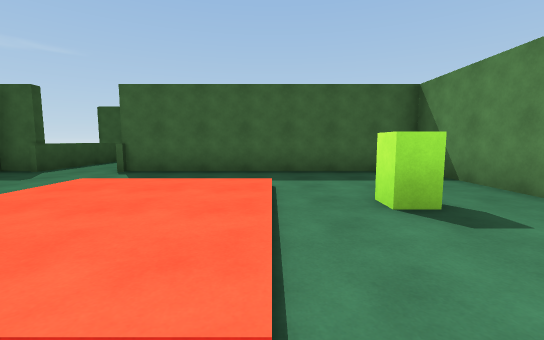
View 1 (above)

19 first-person views from a walk through a 3-D level made in the Unity game engine. The camera is 1.4 m above the floor, tilts 6° down and sees 90° across. The floor is counted in squares, 2 m on a side. Each view is taken from the middle of a square. On the plan, view 1 faces up. The plan holds only what a view shows up to about 9 squares ahead; the rest is blank. The player character is not drawn.

View 2
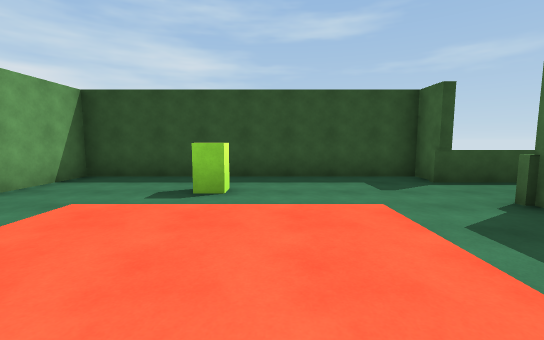

View 3
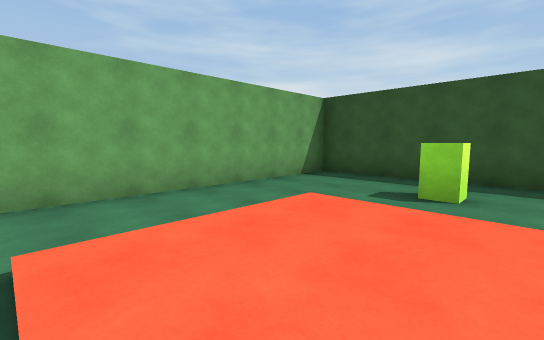

View 4
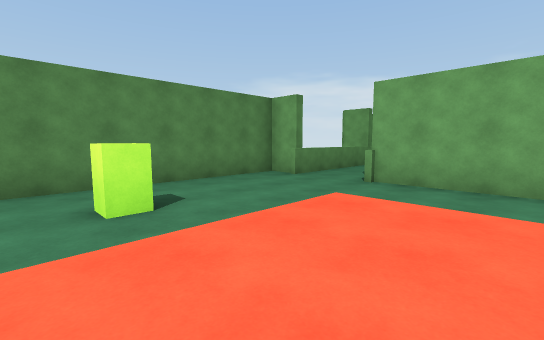

View 5
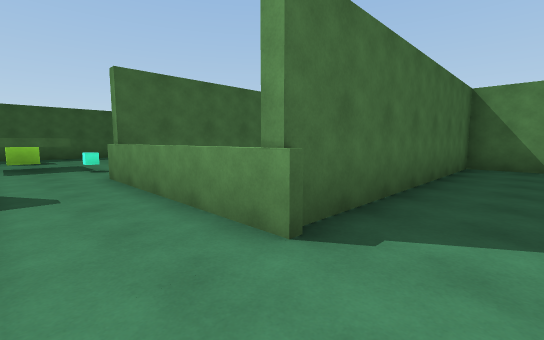

View 6
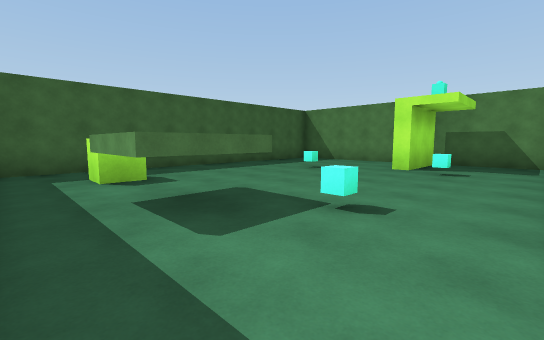

View 7
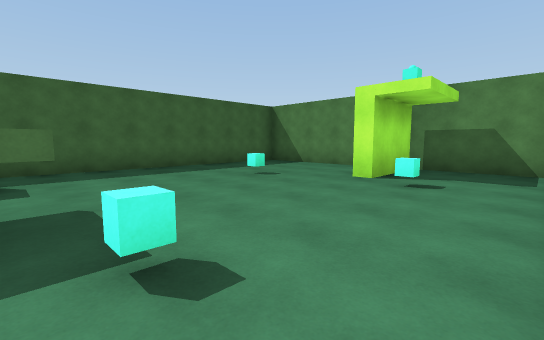

View 8
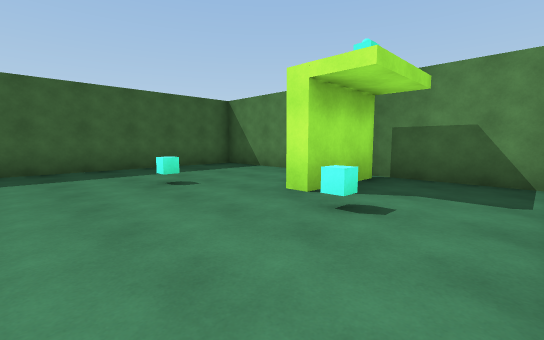

View 9
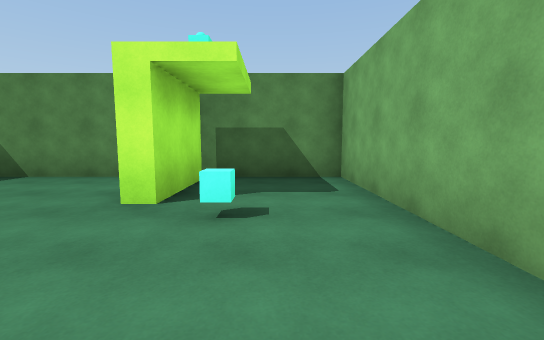

View 10
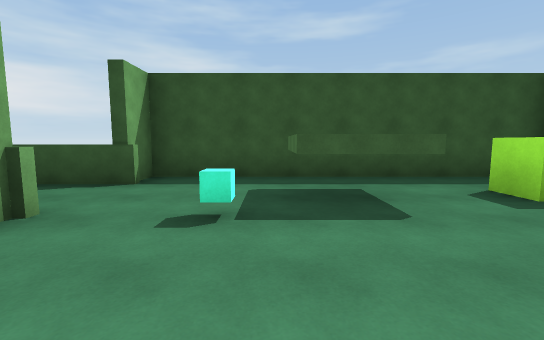

View 11
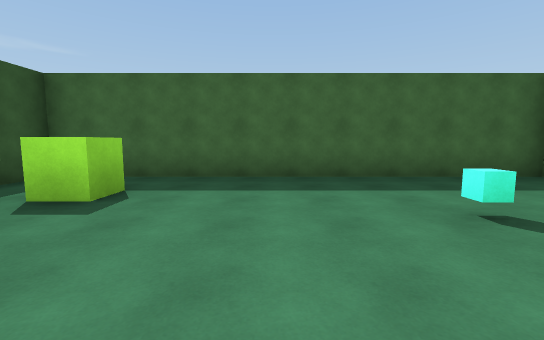

View 12
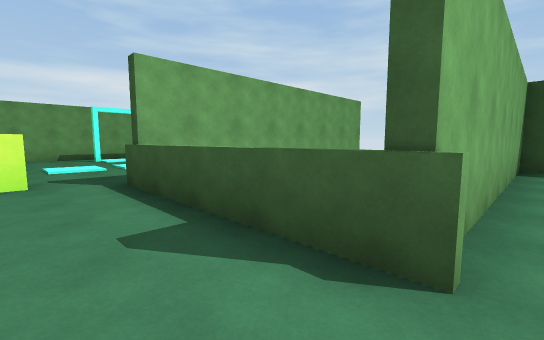

View 13
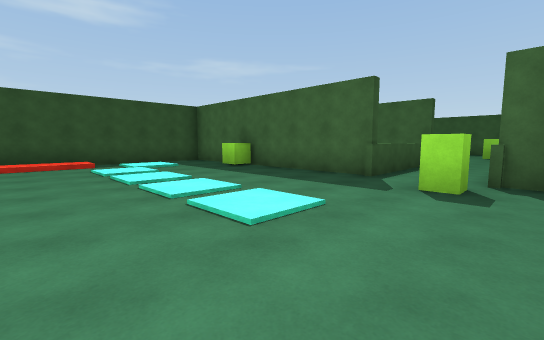

View 14
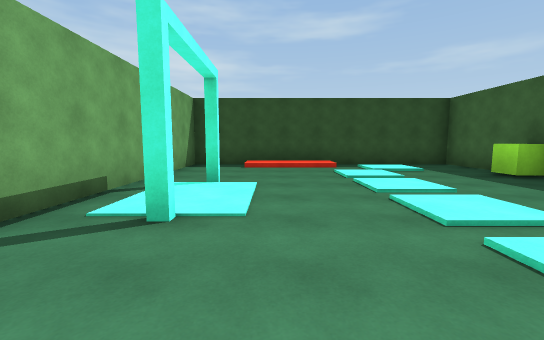

View 15
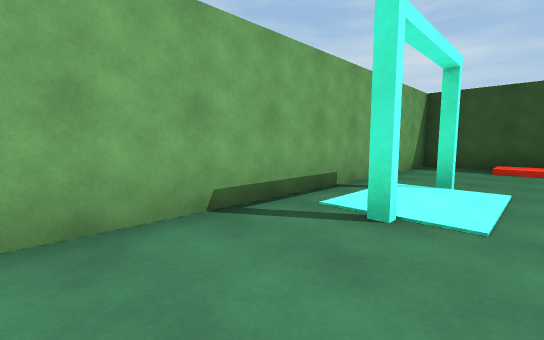

View 16
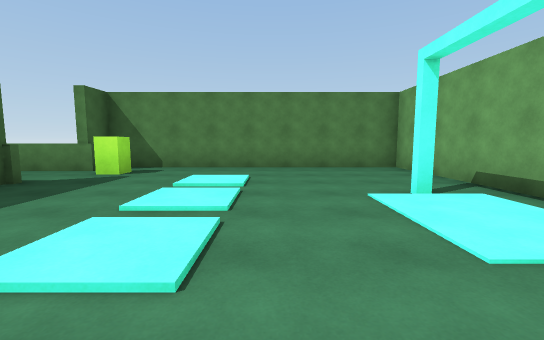

View 17
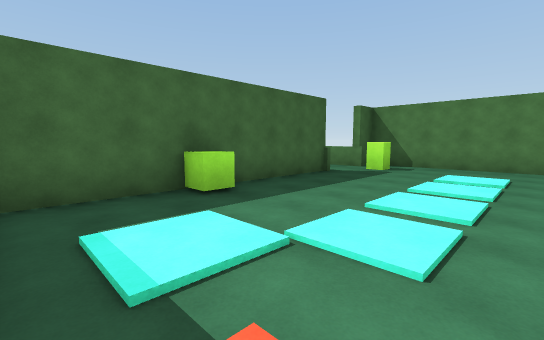

View 18
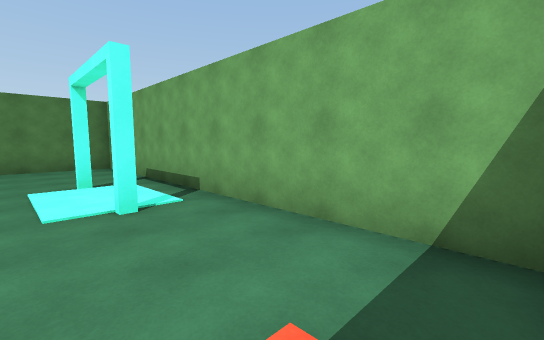

View 19
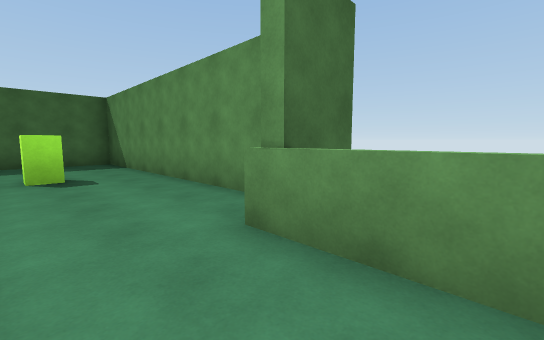

### Floor plan
Key: @ floor where view 1 was taken; # wall or solid block; . main floor; : floor 0.25 m higher than the main floor; / step, stairs or slope; = window, fence, low wall or low ledge; O other object.
Columns run from 7 left of view 1 to 4 right of it. Each row starts with its distance up from view 1.
 19 ############
 18 #..........#
 17 #..O.......#
 16 #..........#
 15 #......O...#
 14 #.##.......#
 13 #.......O###
 12 #...O......#
 11 #..........#
 10 #=..=#######
  9  =..=
  8  =..=
  7 #=..=#######
  6 #..........#
  5 #..........#
  4 #...////...#
  3 #.../::/.O.#
  2 #..O/::/...#
  1 #...////...#
  0 #......@...#
 -1 #..........#
 -2 #######=..=#
 -3        =..=
 -4        =..=
 -5 #######=..=#
 -6 #...O......#
 -7 #........O.#
 -8 #..........#
 -9 #/.........#
-10 #/.........#
-11 #/.........#
-12 #/..#..#...#
-13 #..........#
-14 ############

Positions as (right, up) in squares from view 1, and headings:
1: (0, 0), facing up
2: (0, 3), facing left
3: (0, 3), facing down-left
4: (-2, 4), facing down-right
5: (-5, 5), facing up-right
6: (-6, 11), facing up-right
7: (-4, 11), facing up-right
8: (-2, 11), facing up-right
9: (-2, 12), facing right
10: (-1, 13), facing left
11: (-2, 13), facing up
12: (2, -1), facing down-left
13: (3, -11), facing up-left
14: (2, -11), facing left
15: (2, -11), facing down-left
16: (-4, -10), facing right
17: (-6, -10), facing up-right
18: (-6, -11), facing down-right
19: (1, -3), facing up-right
